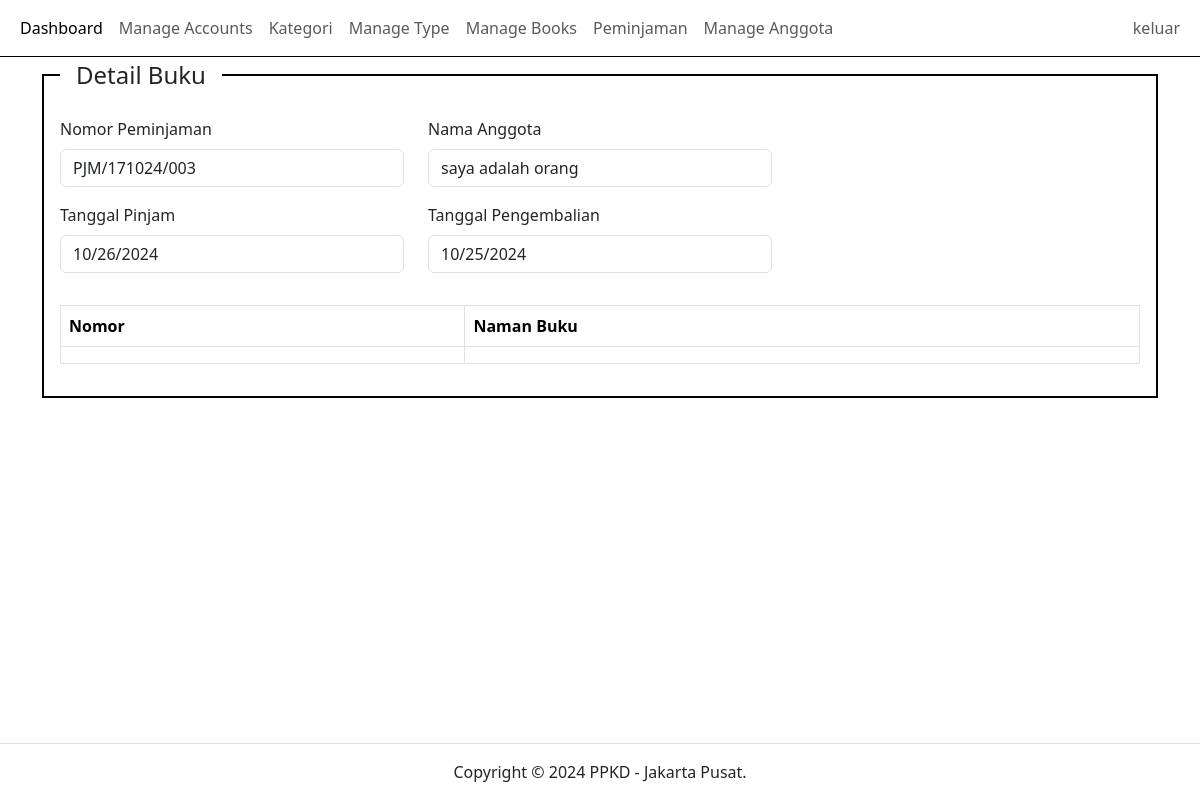
Screenshot of /index.php?pg=tambah-peminjaman&detail=3 (signed in) with the database file from the repository.
### tables this page shows
CREATE TABLE `peminjaman` (
  `id` int(11) NOT NULL,
  `id_anggota` int(11) NOT NULL,
  `no_pinjaman` varchar(50) NOT NULL,
  `tanggal_pinjam` date NOT NULL,
  `tanggal_pengembalian` date NOT NULL,
  `status` varchar(30) NOT NULL,
  `created_at` timestamp NOT NULL DEFAULT current_timestamp(),
  `updated_at` timestamp NOT NULL DEFAULT current_timestamp() ON UPDATE current_timestamp()
);

CREATE TABLE `anggota` (
  `id` int(11) NOT NULL,
  `nama_anggota` varchar(50) NOT NULL,
  `telepon` varchar(16) NOT NULL,
  `email` varchar(50) NOT NULL,
  `alamat` text NOT NULL
);

### content/tambah-peminjaman.php (the view, shortened to what this page needs)
<?php
$id = isset($_GET['detail']) ? $_GET['detail'] : '';
$queryPeminjam = mysqli_query($koneksi, "SELECT anggota.nama_anggota, peminjaman.* FROM peminjaman LEFT JOIN anggota ON anggota.id = peminjaman.id_anggota WHERE peminjaman.id = '$id'"
);
$rowPeminjam = mysqli_fetch_assoc($queryPeminjam);
$queryAnggota = mysqli_query($koneksi,"SELECT * FROM anggota");
$queryKodePnjm = mysqli_query($koneksi,"SELECT MAX(id) as id_pinjam FROM peminjaman");
$rowPeminjaman = mysqli_fetch_assoc($queryKodePnjm);
$id_pinjam = $rowPeminjaman["id_pinjam"];
$id_pinjam++;
$kode_pinjam = "PJM/" .date('dmy') . "/" . sprintf('%03s', $id_pinjam);
?>
<div class="container">
    <div class="row">
        <div class="col-sm-12">
            <fieldset class="border border-black border-2 p-3">
                <legend class="float-none w-auto px-3"><?php echo isset($_GET['detail']) ? 'Detail' : 'Tambah' ?> Buku</legend>
                <form action="" method="post">
                    <div class="mb-3 row">
                        <div class="col-sm-4">
                            <div class="mb-3">
                                <label for="" class="form-label">Nomor Peminjaman</label>
                                <input type="text" class="form-control" name="no_pinjaman" value="<?php echo isset($_GET['detail']) ? $rowPeminjam['no_pinjaman'] :  $kode_pinjam ?>" readonly>
                            </div>
                            <div class="mb-3">
                                <label for="" class="form-label">Tanggal Pinjam</label>
                                <input required type="date" class="form-control" name="tanggal_pinjam" value="<?php echo isset($_GET['detail']) ? $rowPeminjam['tanggal_pinjam'] : '' ?>" readonly>
                            </div>
                        </div>
                        <div class="col-sm-4">
                        <div class="mb-3">
                                <label for="" class="form-label">Nama Anggota</label>
                                <?php if(!isset($_GET['detail'])): ?>
                                <select required name="id_anggota" id="" class="form-control">
                                    <option value="">Pilih Anggota</option>
                                     <?php while ($rowAnggota = mysqli_fetch_assoc($queryAnggota)): ?>
                                     <option value="<?php echo $rowAnggota['id']?>">
                                        <?php echo $rowAnggota['nama_anggota']; ?>
                                     </option>
                                     <?php endwhile; ?>
                                </select>
                                <?php else: ?>
                                     <input type="text" class="form-control" readonly value="<?php echo $rowPeminjam['nama_anggota'] ?>">
                                <?php endif; ?>
                            </div>
                            <div class="mb-3">
                                <label for="" class="form-label">Tanggal Pengembalian</label>
                                <input required type="date" class="form-control" name="tanggal_pengembalian" value="<?php echo isset($_GET['detail']) ? $rowPeminjam['tanggal_pengembalian'] : '' ?>" readonly>
                            </div>
                        </div>
                    </div>
                    <?php if (!empty($_GET['detail'])) : ?>
                        <table class="table table-bordered">
                            <thead>
                                <tr>
                                    <th>Nomor</th>
                                    <th>Naman Buku</th>
                                </tr>
                            </thead>
                            <tbody>
                                <tr>
                                    <td></td>
                                    <td></td>
                                </tr>
                            </tbody>
                        </table>
                    <?php endif ?>
                </form>
            </fieldset>
        </div>
    </div>
</div>

### rows the page displays
peminjaman: no_pinjaman "PJM/171024/003", tanggal_pinjam "10/26/2024", id_anggota.nama_anggota "saya adalah orang", tanggal_pengembalian "10/25/2024"
